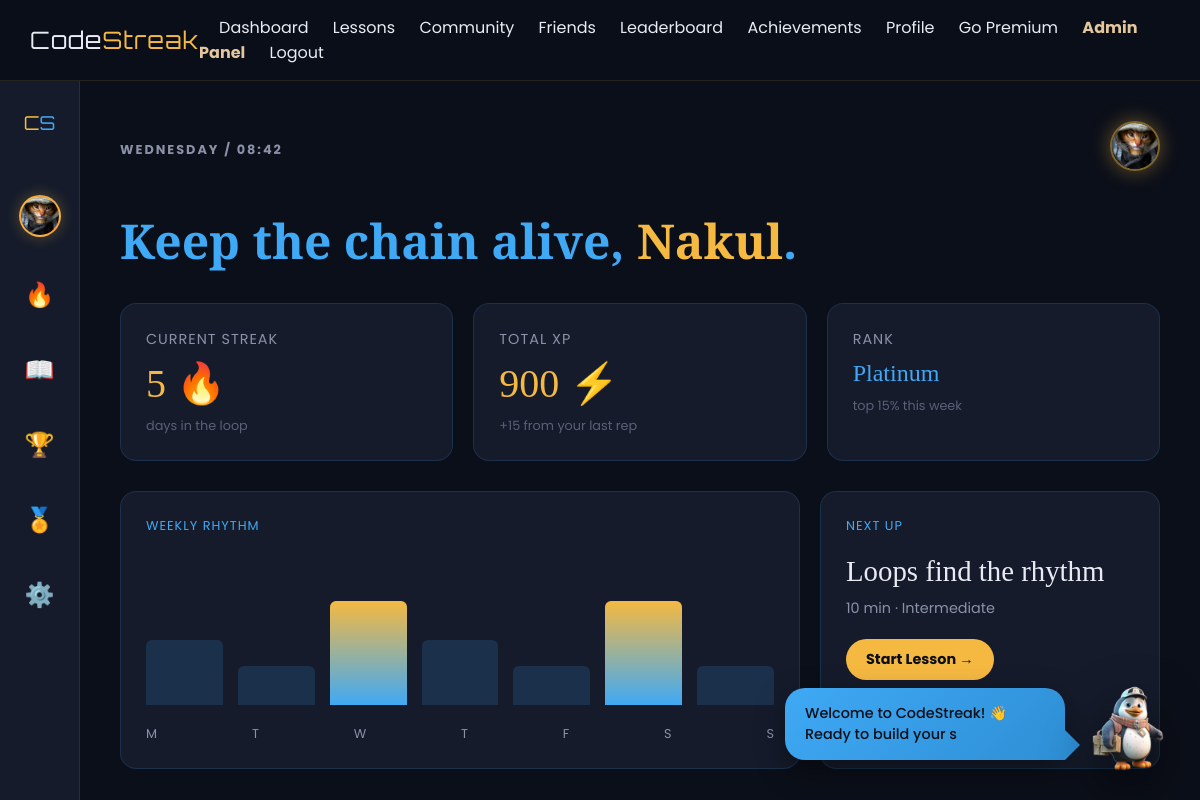
/dashboard (signed in), run on an earlier commit of the app's database.
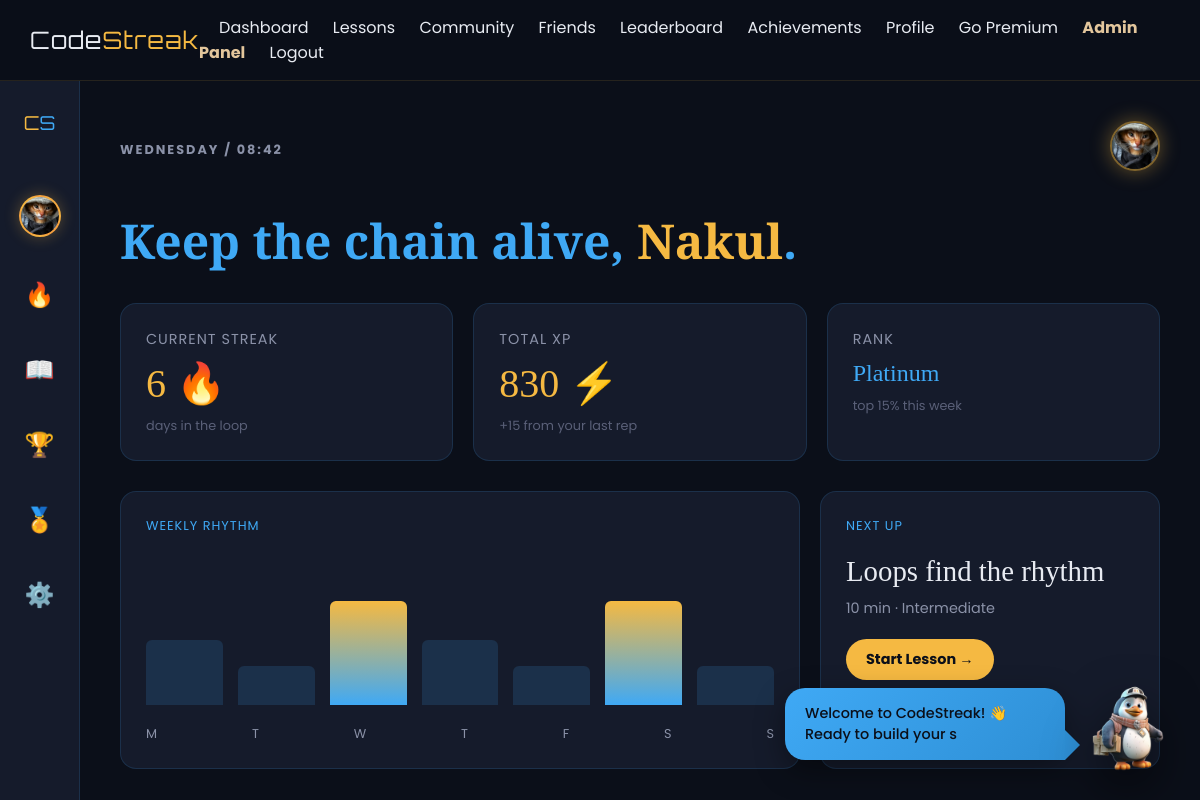
And on a later commit of the database.
### tables this page shows
CREATE TABLE users (
    id INTEGER PRIMARY KEY AUTOINCREMENT,
    username TEXT UNIQUE NOT NULL,
    email TEXT UNIQUE NOT NULL,
    password_hash TEXT NOT NULL,
    security_question TEXT,
    security_answer TEXT,
    streak INTEGER DEFAULT 0,
    streak_charge INTEGER DEFAULT 1,
    total_points INTEGER DEFAULT 0,
    weekly_points INTEGER DEFAULT 0,
    rank TEXT DEFAULT 'Bronze',
    premium INTEGER DEFAULT 0,
    achievements TEXT DEFAULT '[]',
    profile_picture TEXT,
    bio TEXT DEFAULT '',
    learning_goal TEXT DEFAULT 'Learning Python',
    avatar_emoji TEXT DEFAULT '🐉',
    created_at TIMESTAMP DEFAULT CURRENT_TIMESTAMP
, is_active BOOLEAN DEFAULT 1, is_admin BOOLEAN DEFAULT 0);

### app.py (the view)
@app.route('/dashboard')
def dashboard():
    if 'user_id' not in session:
        return redirect(url_for('login'))
    update_streak(session['user_id'])
    update_user_rank(session['user_id'])
    check_achievements(session['user_id'])
    conn = get_db()
    cur = conn.cursor()
    cur.execute("SELECT * FROM users WHERE id = ?", (session['user_id'],))
    user = cur.fetchone()
    cur.execute("SELECT * FROM lessons ORDER BY order_index ASC")
    lessons = cur.fetchall()
    cur.execute("""
        SELECT a.action, a.description, a.created_at, u.username, u.profile_picture
        FROM activity a
        JOIN users u ON a.user_id = u.id
        WHERE a.user_id = ?
           OR a.user_id IN (SELECT following_id FROM follows WHERE follower_id = ?)
        ORDER BY a.created_at DESC
        LIMIT 10
    """, (session['user_id'], session['user_id']))
    feed = cur.fetchall()
    cur.execute("SELECT COUNT(*) as c FROM follows WHERE following_id = ?", (session['user_id'],))
    follower_count = cur.fetchone()['c']
    cur.execute("SELECT COUNT(*) as c FROM follows WHERE follower_id = ?", (session['user_id'],))
    following_count = cur.fetchone()['c']
    cur.close()
    conn.close()
    return render_template(
        'dashboard.html',
        user=user,
        lessons=lessons,
        feed=feed,
        follower_count=follower_count,
        following_count=following_count
    )

### app.py (called while the page is built)
def get_db():
    conn = sqlite3.connect('codestreak.db', detect_types=sqlite3.PARSE_DECLTYPES)
    conn.row_factory = sqlite3.Row
    return conn

def update_user_rank(user_id):
    conn = get_db()
    cur = conn.cursor()
    cur.execute("SELECT total_points FROM users WHERE id = ?", (user_id,))
    user = cur.fetchone()
    if not user:
        cur.close()
        conn.close()
        return None
    xp = user['total_points']
    if xp >= 450:
        new_rank = 'Platinum'
    elif xp >= 300:
        new_rank = 'Gold'
    elif xp >= 100:
        new_rank = 'Silver'
    else:
        new_rank = 'Bronze'
    cur.execute("UPDATE users SET `rank` = ? WHERE id = ?", (new_rank, user_id))
    conn.commit()
    cur.close()
    conn.close()
    return new_rank

### templates/dashboard.html (shortened to what this page needs)
{% extends 'base.html' %}
{% block content %}
<div class="dash-layout">
    <div class="sidebar">
        <div class="sidebar-logo">C<span>S</span></div>
        <a href="{{ url_for('profile') }}" class="sidebar-avatar" title="Your Profile">
            {% if user['profile_picture'] %}
                <img src="{{ url_for('static', filename='uploads/' + user['profile_picture']) }}"
                     alt="Profile"
                     style="width: 100%; height: 100%; border-radius: 50%; object-fit: cover;">
            {% else %}
                {{ user['username'][0]|upper }}
            {% endif %}
        </a>
        <a href="{{ url_for('dashboard') }}" class="sidebar-icon active">🔥</a>
        <a href="{{ url_for('lessons') }}" class="sidebar-icon">📖</a>
        <a href="{{ url_for('leaderboard') }}" class="sidebar-icon">🏆</a>
        <a href="{{ url_for('achievements') }}" class="sidebar-icon">🏅</a>
        <a href="{{ url_for('settings') }}" class="sidebar-icon">⚙️</a>
    </div>
    <div class="dash-main">
        <div class="dash-header">
            <p class="dash-date">WEDNESDAY / 08:42</p>
                            <a href="{{ url_for('profile') }}" class="user-avatar-link" title="Go to Profile">
                    {% if user['profile_picture'] %}
                        <img src="{{ url_for('static', filename='uploads/' + user['profile_picture']) }}"
                             alt="Profile"
                             class="user-avatar-img">
                    {% else %}
                        <div class="user-avatar">{{ user['username'][0]|upper }}</div>
                    {% endif %}
                </a>
        </div>
        <h1 class="dash-hello">Keep the chain alive, <span>{{ user['username'] }}</span>.</h1>
        <div class="stat-grid">
            <div class="stat-card">
                <div class="stat-label">Current streak</div>
                <div class="stat-value">{{ user['streak'] }} 🔥</div>
                <div class="stat-sub">days in the loop</div>
            </div>
            <div class="stat-card">
                <div class="stat-label">Total XP</div>
                <div class="stat-value">{{ user['total_points'] }} ⚡</div>
                <div class="stat-sub">+15 from your last rep</div>
            </div>
            <div class="stat-card">
                <div class="stat-label">Rank</div>
                <div class="stat-value small">{{ user['rank'] }}</div>
                <div class="stat-sub">top 15% this week</div>
            </div>
        </div>
        <div class="bottom-grid">
            <div class="bottom-card">
                <div class="card-title">WEEKLY RHYTHM</div>
                <div class="rhythm-chart">
                    <div class="rhythm-bar medium"></div>
                    <div class="rhythm-bar"></div>
                    <div class="rhythm-bar high"></div>
                    <div class="rhythm-bar medium"></div>
                    <div class="rhythm-bar"></div>
                    <div class="rhythm-bar high"></div>
                    <div class="rhythm-bar"></div>
                </div>
                <div style="display: flex; justify-content: space-between; margin-top: 10px;">
                    <span class="rhythm-day">M</span>
                    <span class="rhythm-day">T</span>
                    <span class="rhythm-day">W</span>
                    <span class="rhythm-day">T</span>
                    <span class="rhythm-day">F</span>
                    <span class="rhythm-day">S</span>
                    <span class="rhythm-day">S</span>
                </div>
            </div>
            <div class="bottom-card">
                <div class="card-title">NEXT UP</div>
                <div>
                    <div class="next-up-lesson">Loops find the rhythm</div>
                    <div class="next-up-meta">10 min · Intermediate</div>
                    <a href="{{ url_for('lesson', lesson_id=3) }}" class="next-up-btn">Start Lesson →</a>
                </div>
            </div>
        </div>
    </div>
</div>
{% endblock %}

What changed in the data, as far as the page shows it:
changed users "Nakul": streak "5" → "6"; total_points "900" → "830"
